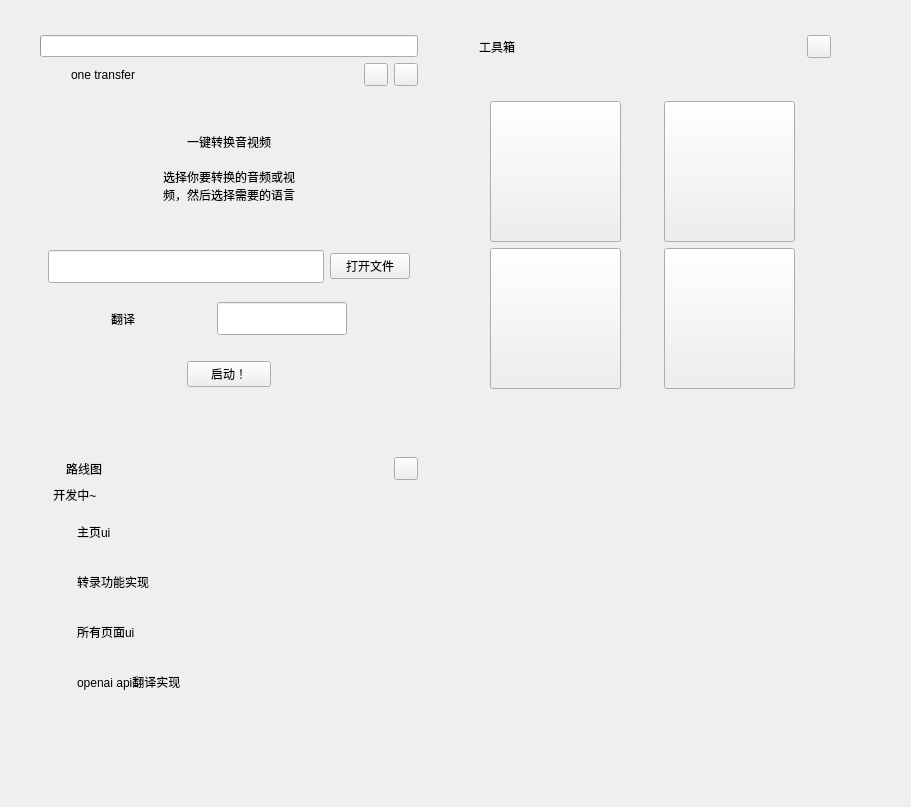
<?xml version="1.0" encoding="UTF-8"?>
<ui version="4.0">
 <class>FocusInterface</class>
 <widget class="QWidget" name="FocusInterface">
  <property name="geometry">
   <rect>
    <x>0</x>
    <y>0</y>
    <width>911</width>
    <height>807</height>
   </rect>
  </property>
  <property name="windowTitle">
   <string>Form</string>
  </property>
  <layout class="QHBoxLayout" name="horizontalLayout_3">
   <item>
    <layout class="QGridLayout" name="gridLayout" columnstretch="1,0,0,0">
     <property name="sizeConstraint">
      <enum>QLayout::SetDefaultConstraint</enum>
     </property>
     <property name="leftMargin">
      <number>20</number>
     </property>
     <property name="topMargin">
      <number>15</number>
     </property>
     <property name="rightMargin">
      <number>20</number>
     </property>
     <property name="bottomMargin">
      <number>15</number>
     </property>
     <property name="spacing">
      <number>12</number>
     </property>
     <item row="1" column="3">
      <spacer name="horizontalSpacer_2">
       <property name="orientation">
        <enum>Qt::Horizontal</enum>
       </property>
       <property name="sizeHint" stdset="0">
        <size>
         <width>40</width>
         <height>20</height>
        </size>
       </property>
      </spacer>
     </item>
     <item row="1" column="0">
      <widget class="CardWidget" name="focusCard">
       <property name="sizePolicy">
        <sizepolicy hsizetype="Expanding" vsizetype="Fixed">
         <horstretch>0</horstretch>
         <verstretch>0</verstretch>
        </sizepolicy>
       </property>
       <property name="minimumSize">
        <size>
         <width>380</width>
         <height>410</height>
        </size>
       </property>
       <property name="maximumSize">
        <size>
         <width>600</width>
         <height>410</height>
        </size>
       </property>
       <property name="styleSheet">
        <string notr="true"/>
       </property>
       <layout class="QGridLayout" name="gridLayout_4">
        <item row="0" column="0" colspan="3">
         <widget class="IndeterminateProgressBar" name="loading_bar1"/>
        </item>
        <item row="2" column="1">
         <spacer name="verticalSpacer_12">
          <property name="orientation">
           <enum>Qt::Vertical</enum>
          </property>
          <property name="sizeHint" stdset="0">
           <size>
            <width>20</width>
            <height>40</height>
           </size>
          </property>
         </spacer>
        </item>
        <item row="3" column="0">
         <spacer name="horizontalSpacer_26">
          <property name="orientation">
           <enum>Qt::Horizontal</enum>
          </property>
          <property name="sizeHint" stdset="0">
           <size>
            <width>101</width>
            <height>20</height>
           </size>
          </property>
         </spacer>
        </item>
        <item row="3" column="1">
         <widget class="SubtitleLabel" name="prepareFocusLabel">
          <property name="text">
           <string>一键转换音视频</string>
          </property>
          <property name="alignment">
           <set>Qt::AlignCenter</set>
          </property>
         </widget>
        </item>
        <item row="3" column="2">
         <spacer name="horizontalSpacer_25">
          <property name="orientation">
           <enum>Qt::Horizontal</enum>
          </property>
          <property name="sizeHint" stdset="0">
           <size>
            <width>100</width>
            <height>20</height>
           </size>
          </property>
         </spacer>
        </item>
        <item row="4" column="0" colspan="3">
         <layout class="QHBoxLayout" name="horizontalLayout_6">
          <property name="leftMargin">
           <number>15</number>
          </property>
          <property name="topMargin">
           <number>10</number>
          </property>
          <property name="rightMargin">
           <number>15</number>
          </property>
          <item>
           <spacer name="horizontalSpacer_20">
            <property name="orientation">
             <enum>Qt::Horizontal</enum>
            </property>
            <property name="sizeHint" stdset="0">
             <size>
              <width>60</width>
              <height>20</height>
             </size>
            </property>
           </spacer>
          </item>
          <item>
           <widget class="BodyLabel" name="hintLabel">
            <property name="text">
             <string>选择你要转换的音频或视频，然后选择需要的语言</string>
            </property>
            <property name="alignment">
             <set>Qt::AlignCenter</set>
            </property>
            <property name="wordWrap">
             <bool>true</bool>
            </property>
            <property name="margin">
             <number>0</number>
            </property>
            <property name="lightColor" stdset="0">
             <color>
              <red>96</red>
              <green>96</green>
              <blue>96</blue>
             </color>
            </property>
            <property name="darkColor" stdset="0">
             <color>
              <red>206</red>
              <green>206</green>
              <blue>206</blue>
             </color>
            </property>
           </widget>
          </item>
          <item>
           <spacer name="horizontalSpacer_19">
            <property name="orientation">
             <enum>Qt::Horizontal</enum>
            </property>
            <property name="sizeHint" stdset="0">
             <size>
              <width>23</width>
              <height>20</height>
             </size>
            </property>
           </spacer>
          </item>
         </layout>
        </item>
        <item row="5" column="1">
         <spacer name="verticalSpacer_2">
          <property name="orientation">
           <enum>Qt::Vertical</enum>
          </property>
          <property name="sizeHint" stdset="0">
           <size>
            <width>20</width>
            <height>40</height>
           </size>
          </property>
         </spacer>
        </item>
        <item row="6" column="0" colspan="3">
         <layout class="QHBoxLayout" name="horizontalLayout_16">
          <item>
           <spacer name="horizontalSpacer_27">
            <property name="orientation">
             <enum>Qt::Horizontal</enum>
            </property>
            <property name="sizeHint" stdset="0">
             <size>
              <width>40</width>
              <height>20</height>
             </size>
            </property>
           </spacer>
          </item>
          <item>
           <widget class="LineEdit" name="file_LineEdit">
            <property name="minimumSize">
             <size>
              <width>276</width>
              <height>33</height>
             </size>
            </property>
            <property name="maximumSize">
             <size>
              <width>1920</width>
              <height>33</height>
             </size>
            </property>
            <property name="text">
             <string/>
            </property>
           </widget>
          </item>
          <item>
           <widget class="HyperlinkButton" name="open_fileButton">
            <property name="text">
             <string>打开文件</string>
            </property>
           </widget>
          </item>
          <item>
           <spacer name="horizontalSpacer_28">
            <property name="orientation">
             <enum>Qt::Horizontal</enum>
            </property>
            <property name="sizeHint" stdset="0">
             <size>
              <width>40</width>
              <height>20</height>
             </size>
            </property>
           </spacer>
          </item>
         </layout>
        </item>
        <item row="7" column="1">
         <spacer name="verticalSpacer_3">
          <property name="orientation">
           <enum>Qt::Vertical</enum>
          </property>
          <property name="sizeType">
           <enum>QSizePolicy::Fixed</enum>
          </property>
          <property name="sizeHint" stdset="0">
           <size>
            <width>20</width>
            <height>13</height>
           </size>
          </property>
         </spacer>
        </item>
        <item row="8" column="0" colspan="3">
         <layout class="QHBoxLayout" name="horizontalLayout">
          <item>
           <spacer name="horizontalSpacer_24">
            <property name="orientation">
             <enum>Qt::Horizontal</enum>
            </property>
            <property name="sizeHint" stdset="0">
             <size>
              <width>64</width>
              <height>20</height>
             </size>
            </property>
           </spacer>
          </item>
          <item>
           <widget class="BodyLabel" name="BodyLabel">
            <property name="text">
             <string>翻译</string>
            </property>
           </widget>
          </item>
          <item>
           <widget class="SwitchButton" name="translate_SwitchButton"/>
          </item>
          <item>
           <spacer name="horizontalSpacer_21">
            <property name="orientation">
             <enum>Qt::Horizontal</enum>
            </property>
            <property name="sizeHint" stdset="0">
             <size>
              <width>40</width>
              <height>20</height>
             </size>
            </property>
           </spacer>
          </item>
          <item>
           <widget class="EditableComboBox" name="country_selector">
            <property name="minimumSize">
             <size>
              <width>130</width>
              <height>33</height>
             </size>
            </property>
            <property name="text">
             <string/>
            </property>
           </widget>
          </item>
          <item>
           <spacer name="horizontalSpacer_22">
            <property name="orientation">
             <enum>Qt::Horizontal</enum>
            </property>
            <property name="sizeHint" stdset="0">
             <size>
              <width>13</width>
              <height>30</height>
             </size>
            </property>
           </spacer>
          </item>
         </layout>
        </item>
        <item row="9" column="1">
         <spacer name="verticalSpacer_4">
          <property name="orientation">
           <enum>Qt::Vertical</enum>
          </property>
          <property name="sizeType">
           <enum>QSizePolicy::Fixed</enum>
          </property>
          <property name="sizeHint" stdset="0">
           <size>
            <width>20</width>
            <height>20</height>
           </size>
          </property>
         </spacer>
        </item>
        <item row="10" column="0">
         <spacer name="horizontalSpacer_12">
          <property name="orientation">
           <enum>Qt::Horizontal</enum>
          </property>
          <property name="sizeHint" stdset="0">
           <size>
            <width>40</width>
            <height>20</height>
           </size>
          </property>
         </spacer>
        </item>
        <item row="10" column="1">
         <widget class="PrimaryPushButton" name="startFocusButton">
          <property name="text">
           <string>启动！</string>
          </property>
          <property name="autoDefault">
           <bool>true</bool>
          </property>
         </widget>
        </item>
        <item row="10" column="2">
         <spacer name="horizontalSpacer_11">
          <property name="orientation">
           <enum>Qt::Horizontal</enum>
          </property>
          <property name="sizeHint" stdset="0">
           <size>
            <width>40</width>
            <height>20</height>
           </size>
          </property>
         </spacer>
        </item>
        <item row="11" column="1">
         <spacer name="verticalSpacer">
          <property name="orientation">
           <enum>Qt::Vertical</enum>
          </property>
          <property name="sizeHint" stdset="0">
           <size>
            <width>20</width>
            <height>40</height>
           </size>
          </property>
         </spacer>
        </item>
        <item row="1" column="0" colspan="3">
         <layout class="QHBoxLayout" name="horizontalLayout_2">
          <property name="leftMargin">
           <number>5</number>
          </property>
          <item>
           <widget class="IconWidget" name="focusCardIcon">
            <property name="minimumSize">
             <size>
              <width>20</width>
              <height>20</height>
             </size>
            </property>
            <property name="maximumSize">
             <size>
              <width>20</width>
              <height>20</height>
             </size>
            </property>
            <property name="icon">
             <iconset>
              <normaloff>:/images/alarms.png</normaloff>:/images/alarms.png</iconset>
            </property>
           </widget>
          </item>
          <item>
           <widget class="StrongBodyLabel" name="focusPeriodLabel">
            <property name="text">
             <string>one transfer</string>
            </property>
           </widget>
          </item>
          <item>
           <spacer name="horizontalSpacer">
            <property name="orientation">
             <enum>Qt::Horizontal</enum>
            </property>
            <property name="sizeHint" stdset="0">
             <size>
              <width>40</width>
              <height>20</height>
             </size>
            </property>
           </spacer>
          </item>
          <item>
           <widget class="TransparentToolButton" name="pinButton"/>
          </item>
          <item>
           <widget class="TransparentToolButton" name="moreButton"/>
          </item>
         </layout>
        </item>
       </layout>
      </widget>
     </item>
     <item row="1" column="2">
      <widget class="CardWidget" name="progressCard">
       <property name="sizePolicy">
        <sizepolicy hsizetype="Expanding" vsizetype="Fixed">
         <horstretch>0</horstretch>
         <verstretch>0</verstretch>
        </sizepolicy>
       </property>
       <property name="minimumSize">
        <size>
         <width>380</width>
         <height>410</height>
        </size>
       </property>
       <property name="maximumSize">
        <size>
         <width>600</width>
         <height>410</height>
        </size>
       </property>
       <layout class="QGridLayout" name="gridLayout_5">
        <item row="3" column="3">
         <spacer name="horizontalSpacer_13">
          <property name="orientation">
           <enum>Qt::Horizontal</enum>
          </property>
          <property name="sizeHint" stdset="0">
           <size>
            <width>31</width>
            <height>20</height>
           </size>
          </property>
         </spacer>
        </item>
        <item row="4" column="4">
         <widget class="ToolButton" name="ToolButton_4">
          <property name="minimumSize">
           <size>
            <width>131</width>
            <height>141</height>
           </size>
          </property>
         </widget>
        </item>
        <item row="0" column="0" colspan="6">
         <layout class="QHBoxLayout" name="horizontalLayout_4">
          <property name="leftMargin">
           <number>5</number>
          </property>
          <item>
           <widget class="IconWidget" name="progressIcon">
            <property name="minimumSize">
             <size>
              <width>18</width>
              <height>18</height>
             </size>
            </property>
            <property name="maximumSize">
             <size>
              <width>18</width>
              <height>18</height>
             </size>
            </property>
            <property name="icon">
             <iconset>
              <normaloff>:/images/tips.png</normaloff>:/images/tips.png</iconset>
            </property>
           </widget>
          </item>
          <item>
           <spacer name="horizontalSpacer_8">
            <property name="orientation">
             <enum>Qt::Horizontal</enum>
            </property>
            <property name="sizeType">
             <enum>QSizePolicy::Fixed</enum>
            </property>
            <property name="sizeHint" stdset="0">
             <size>
              <width>2</width>
              <height>20</height>
             </size>
            </property>
           </spacer>
          </item>
          <item>
           <widget class="StrongBodyLabel" name="dailyProgressLabel">
            <property name="text">
             <string>工具箱</string>
            </property>
           </widget>
          </item>
          <item>
           <spacer name="horizontalSpacer_9">
            <property name="orientation">
             <enum>Qt::Horizontal</enum>
            </property>
            <property name="sizeHint" stdset="0">
             <size>
              <width>40</width>
              <height>20</height>
             </size>
            </property>
           </spacer>
          </item>
          <item alignment="Qt::AlignRight">
           <widget class="TransparentToolButton" name="editButton"/>
          </item>
         </layout>
        </item>
        <item row="3" column="4">
         <widget class="ToolButton" name="ToolButton_2">
          <property name="minimumSize">
           <size>
            <width>131</width>
            <height>141</height>
           </size>
          </property>
         </widget>
        </item>
        <item row="1" column="3">
         <spacer name="verticalSpacer_5">
          <property name="orientation">
           <enum>Qt::Vertical</enum>
          </property>
          <property name="sizeHint" stdset="0">
           <size>
            <width>20</width>
            <height>40</height>
           </size>
          </property>
         </spacer>
        </item>
        <item row="4" column="2">
         <widget class="ToolButton" name="ToolButton_3">
          <property name="minimumSize">
           <size>
            <width>131</width>
            <height>141</height>
           </size>
          </property>
         </widget>
        </item>
        <item row="3" column="5">
         <spacer name="horizontalSpacer_15">
          <property name="orientation">
           <enum>Qt::Horizontal</enum>
          </property>
          <property name="sizeHint" stdset="0">
           <size>
            <width>30</width>
            <height>20</height>
           </size>
          </property>
         </spacer>
        </item>
        <item row="4" column="3">
         <spacer name="horizontalSpacer_14">
          <property name="orientation">
           <enum>Qt::Horizontal</enum>
          </property>
          <property name="sizeHint" stdset="0">
           <size>
            <width>31</width>
            <height>20</height>
           </size>
          </property>
         </spacer>
        </item>
        <item row="3" column="2">
         <widget class="ToolButton" name="ToolButton1">
          <property name="minimumSize">
           <size>
            <width>131</width>
            <height>141</height>
           </size>
          </property>
         </widget>
        </item>
        <item row="4" column="5">
         <spacer name="horizontalSpacer_17">
          <property name="orientation">
           <enum>Qt::Horizontal</enum>
          </property>
          <property name="sizeHint" stdset="0">
           <size>
            <width>30</width>
            <height>20</height>
           </size>
          </property>
         </spacer>
        </item>
        <item row="3" column="0">
         <spacer name="horizontalSpacer_16">
          <property name="orientation">
           <enum>Qt::Horizontal</enum>
          </property>
          <property name="sizeHint" stdset="0">
           <size>
            <width>30</width>
            <height>20</height>
           </size>
          </property>
         </spacer>
        </item>
        <item row="5" column="3">
         <spacer name="verticalSpacer_9">
          <property name="orientation">
           <enum>Qt::Vertical</enum>
          </property>
          <property name="sizeHint" stdset="0">
           <size>
            <width>20</width>
            <height>40</height>
           </size>
          </property>
         </spacer>
        </item>
        <item row="4" column="0">
         <spacer name="horizontalSpacer_18">
          <property name="orientation">
           <enum>Qt::Horizontal</enum>
          </property>
          <property name="sizeHint" stdset="0">
           <size>
            <width>30</width>
            <height>20</height>
           </size>
          </property>
         </spacer>
        </item>
       </layout>
      </widget>
     </item>
     <item row="2" column="0">
      <widget class="CardWidget" name="taskCard">
       <property name="minimumSize">
        <size>
         <width>370</width>
         <height>0</height>
        </size>
       </property>
       <property name="maximumSize">
        <size>
         <width>600</width>
         <height>395</height>
        </size>
       </property>
       <layout class="QGridLayout" name="gridLayout_6">
        <item row="0" column="0">
         <layout class="QGridLayout" name="gridLayout_3">
          <item row="0" column="0" colspan="2">
           <layout class="QHBoxLayout" name="horizontalLayout_7">
            <item>
             <widget class="IconWidget" name="taskCardIcon">
              <property name="minimumSize">
               <size>
                <width>18</width>
                <height>18</height>
               </size>
              </property>
              <property name="maximumSize">
               <size>
                <width>18</width>
                <height>18</height>
               </size>
              </property>
              <property name="icon">
               <iconset>
                <normaloff>:/images/todo.png</normaloff>:/images/todo.png</iconset>
              </property>
             </widget>
            </item>
            <item>
             <spacer name="horizontalSpacer_7">
              <property name="orientation">
               <enum>Qt::Horizontal</enum>
              </property>
              <property name="sizeType">
               <enum>QSizePolicy::Fixed</enum>
              </property>
              <property name="sizeHint" stdset="0">
               <size>
                <width>2</width>
                <height>2</height>
               </size>
              </property>
             </spacer>
            </item>
            <item>
             <widget class="StrongBodyLabel" name="taskLabel">
              <property name="text">
               <string>路线图</string>
              </property>
             </widget>
            </item>
            <item>
             <spacer name="horizontalSpacer_3">
              <property name="orientation">
               <enum>Qt::Horizontal</enum>
              </property>
              <property name="sizeHint" stdset="0">
               <size>
                <width>40</width>
                <height>20</height>
               </size>
              </property>
             </spacer>
            </item>
            <item>
             <widget class="TransparentToolButton" name="moreTaskButton"/>
            </item>
           </layout>
          </item>
          <item row="1" column="0">
           <layout class="QGridLayout" name="gridLayout_2">
            <item row="3" column="0">
             <widget class="BodyLabel" name="hintLabel_2">
              <property name="text">
               <string>    开发中~</string>
              </property>
              <property name="lightColor" stdset="0">
               <color>
                <red>96</red>
                <green>96</green>
                <blue>96</blue>
               </color>
              </property>
              <property name="darkColor" stdset="0">
               <color>
                <red>206</red>
                <green>206</green>
                <blue>206</blue>
               </color>
              </property>
             </widget>
            </item>
           </layout>
          </item>
          <item row="3" column="0" colspan="2">
           <widget class="CardWidget" name="taskCard1">
            <property name="minimumSize">
             <size>
              <width>0</width>
              <height>44</height>
             </size>
            </property>
            <property name="maximumSize">
             <size>
              <width>16777215</width>
              <height>44</height>
             </size>
            </property>
            <layout class="QHBoxLayout" name="horizontalLayout_9">
             <property name="leftMargin">
              <number>15</number>
             </property>
             <item>
              <layout class="QHBoxLayout" name="horizontalLayout_8">
               <item>
                <widget class="IconWidget" name="taskIcon2">
                 <property name="sizePolicy">
                  <sizepolicy hsizetype="Preferred" vsizetype="Preferred">
                   <horstretch>16</horstretch>
                   <verstretch>16</verstretch>
                  </sizepolicy>
                 </property>
                 <property name="minimumSize">
                  <size>
                   <width>16</width>
                   <height>16</height>
                  </size>
                 </property>
                 <property name="maximumSize">
                  <size>
                   <width>16</width>
                   <height>16</height>
                  </size>
                 </property>
                </widget>
               </item>
              </layout>
             </item>
             <item>
              <widget class="BodyLabel" name="taskLabel2">
               <property name="text">
                <string>转录功能实现</string>
               </property>
               <property name="pixelFontSize" stdset="0">
                <number>14</number>
               </property>
               <property name="strikeOut" stdset="0">
                <bool>true</bool>
               </property>
              </widget>
             </item>
             <item>
              <spacer name="horizontalSpacer_4">
               <property name="orientation">
                <enum>Qt::Horizontal</enum>
               </property>
               <property name="sizeHint" stdset="0">
                <size>
                 <width>40</width>
                 <height>20</height>
                </size>
               </property>
              </spacer>
             </item>
            </layout>
           </widget>
          </item>
          <item row="4" column="0" colspan="2">
           <widget class="CardWidget" name="taskCard2">
            <property name="minimumSize">
             <size>
              <width>0</width>
              <height>44</height>
             </size>
            </property>
            <property name="maximumSize">
             <size>
              <width>16777215</width>
              <height>44</height>
             </size>
            </property>
            <layout class="QHBoxLayout" name="horizontalLayout_12">
             <property name="leftMargin">
              <number>15</number>
             </property>
             <item>
              <layout class="QHBoxLayout" name="horizontalLayout_13">
               <item>
                <widget class="IconWidget" name="taskIcon3">
                 <property name="sizePolicy">
                  <sizepolicy hsizetype="Preferred" vsizetype="Preferred">
                   <horstretch>16</horstretch>
                   <verstretch>16</verstretch>
                  </sizepolicy>
                 </property>
                 <property name="minimumSize">
                  <size>
                   <width>16</width>
                   <height>16</height>
                  </size>
                 </property>
                 <property name="maximumSize">
                  <size>
                   <width>16</width>
                   <height>16</height>
                  </size>
                 </property>
                </widget>
               </item>
              </layout>
             </item>
             <item>
              <widget class="BodyLabel" name="taskLabel3">
               <property name="text">
                <string>所有页面ui</string>
               </property>
              </widget>
             </item>
             <item>
              <spacer name="horizontalSpacer_6">
               <property name="orientation">
                <enum>Qt::Horizontal</enum>
               </property>
               <property name="sizeHint" stdset="0">
                <size>
                 <width>40</width>
                 <height>20</height>
                </size>
               </property>
              </spacer>
             </item>
            </layout>
           </widget>
          </item>
          <item row="5" column="0" colspan="2">
           <widget class="CardWidget" name="taskCard3">
            <property name="minimumSize">
             <size>
              <width>0</width>
              <height>44</height>
             </size>
            </property>
            <property name="maximumSize">
             <size>
              <width>16777215</width>
              <height>44</height>
             </size>
            </property>
            <layout class="QHBoxLayout" name="horizontalLayout_10">
             <property name="leftMargin">
              <number>15</number>
             </property>
             <item>
              <layout class="QHBoxLayout" name="horizontalLayout_11">
               <item>
                <widget class="IconWidget" name="taskIcon4">
                 <property name="sizePolicy">
                  <sizepolicy hsizetype="Preferred" vsizetype="Preferred">
                   <horstretch>16</horstretch>
                   <verstretch>16</verstretch>
                  </sizepolicy>
                 </property>
                 <property name="minimumSize">
                  <size>
                   <width>16</width>
                   <height>16</height>
                  </size>
                 </property>
                 <property name="maximumSize">
                  <size>
                   <width>16</width>
                   <height>16</height>
                  </size>
                 </property>
                </widget>
               </item>
              </layout>
             </item>
             <item>
              <widget class="BodyLabel" name="taskLabel4">
               <property name="text">
                <string>openai api翻译实现</string>
               </property>
              </widget>
             </item>
             <item>
              <spacer name="horizontalSpacer_5">
               <property name="orientation">
                <enum>Qt::Horizontal</enum>
               </property>
               <property name="sizeHint" stdset="0">
                <size>
                 <width>40</width>
                 <height>20</height>
                </size>
               </property>
              </spacer>
             </item>
            </layout>
           </widget>
          </item>
          <item row="1" column="1">
           <spacer name="verticalSpacer_8">
            <property name="orientation">
             <enum>Qt::Vertical</enum>
            </property>
            <property name="sizeType">
             <enum>QSizePolicy::Fixed</enum>
            </property>
            <property name="sizeHint" stdset="0">
             <size>
              <width>20</width>
              <height>18</height>
             </size>
            </property>
           </spacer>
          </item>
          <item row="2" column="0" colspan="2">
           <widget class="CardWidget" name="taskCard1_2">
            <property name="minimumSize">
             <size>
              <width>0</width>
              <height>44</height>
             </size>
            </property>
            <property name="maximumSize">
             <size>
              <width>16777215</width>
              <height>44</height>
             </size>
            </property>
            <layout class="QHBoxLayout" name="horizontalLayout_14">
             <property name="leftMargin">
              <number>15</number>
             </property>
             <item>
              <layout class="QHBoxLayout" name="horizontalLayout_15">
               <item>
                <widget class="IconWidget" name="taskIcon1">
                 <property name="sizePolicy">
                  <sizepolicy hsizetype="Preferred" vsizetype="Preferred">
                   <horstretch>16</horstretch>
                   <verstretch>16</verstretch>
                  </sizepolicy>
                 </property>
                 <property name="minimumSize">
                  <size>
                   <width>16</width>
                   <height>16</height>
                  </size>
                 </property>
                 <property name="maximumSize">
                  <size>
                   <width>16</width>
                   <height>16</height>
                  </size>
                 </property>
                </widget>
               </item>
              </layout>
             </item>
             <item>
              <widget class="BodyLabel" name="taskLabel1">
               <property name="text">
                <string>主页ui</string>
               </property>
               <property name="pixelFontSize" stdset="0">
                <number>14</number>
               </property>
               <property name="strikeOut" stdset="0">
                <bool>true</bool>
               </property>
              </widget>
             </item>
             <item>
              <spacer name="horizontalSpacer_10">
               <property name="orientation">
                <enum>Qt::Horizontal</enum>
               </property>
               <property name="sizeHint" stdset="0">
                <size>
                 <width>40</width>
                 <height>20</height>
                </size>
               </property>
              </spacer>
             </item>
            </layout>
           </widget>
          </item>
          <item row="6" column="0" colspan="2">
           <spacer name="verticalSpacer_7">
            <property name="orientation">
             <enum>Qt::Vertical</enum>
            </property>
            <property name="sizeHint" stdset="0">
             <size>
              <width>17</width>
              <height>13</height>
             </size>
            </property>
           </spacer>
          </item>
         </layout>
        </item>
       </layout>
      </widget>
     </item>
    </layout>
   </item>
  </layout>
 </widget>
 <customwidgets>
  <customwidget>
   <class>EditableComboBox</class>
   <extends>LineEdit</extends>
   <header>qfluentwidgets</header>
  </customwidget>
  <customwidget>
   <class>HyperlinkButton</class>
   <extends>PushButton</extends>
   <header>qfluentwidgets</header>
  </customwidget>
  <customwidget>
   <class>PushButton</class>
   <extends>QPushButton</extends>
   <header>qfluentwidgets</header>
  </customwidget>
  <customwidget>
   <class>PrimaryPushButton</class>
   <extends>PushButton</extends>
   <header>qfluentwidgets</header>
  </customwidget>
  <customwidget>
   <class>ToolButton</class>
   <extends>QToolButton</extends>
   <header>qfluentwidgets</header>
  </customwidget>
  <customwidget>
   <class>TransparentToolButton</class>
   <extends>ToolButton</extends>
   <header>qfluentwidgets</header>
  </customwidget>
  <customwidget>
   <class>SwitchButton</class>
   <extends>QWidget</extends>
   <header>qfluentwidgets</header>
  </customwidget>
  <customwidget>
   <class>IconWidget</class>
   <extends>QWidget</extends>
   <header>qfluentwidgets</header>
  </customwidget>
  <customwidget>
   <class>CardWidget</class>
   <extends>QFrame</extends>
   <header>qfluentwidgets</header>
   <container>1</container>
  </customwidget>
  <customwidget>
   <class>BodyLabel</class>
   <extends>QLabel</extends>
   <header>qfluentwidgets</header>
  </customwidget>
  <customwidget>
   <class>StrongBodyLabel</class>
   <extends>QLabel</extends>
   <header>qfluentwidgets</header>
  </customwidget>
  <customwidget>
   <class>SubtitleLabel</class>
   <extends>QLabel</extends>
   <header>qfluentwidgets</header>
  </customwidget>
  <customwidget>
   <class>IndeterminateProgressBar</class>
   <extends>QProgressBar</extends>
   <header>qfluentwidgets</header>
  </customwidget>
  <customwidget>
   <class>LineEdit</class>
   <extends>QLineEdit</extends>
   <header>qfluentwidgets</header>
  </customwidget>
 </customwidgets>
 <resources>
  <include location="resource.qrc"/>
 </resources>
 <connections/>
</ui>
